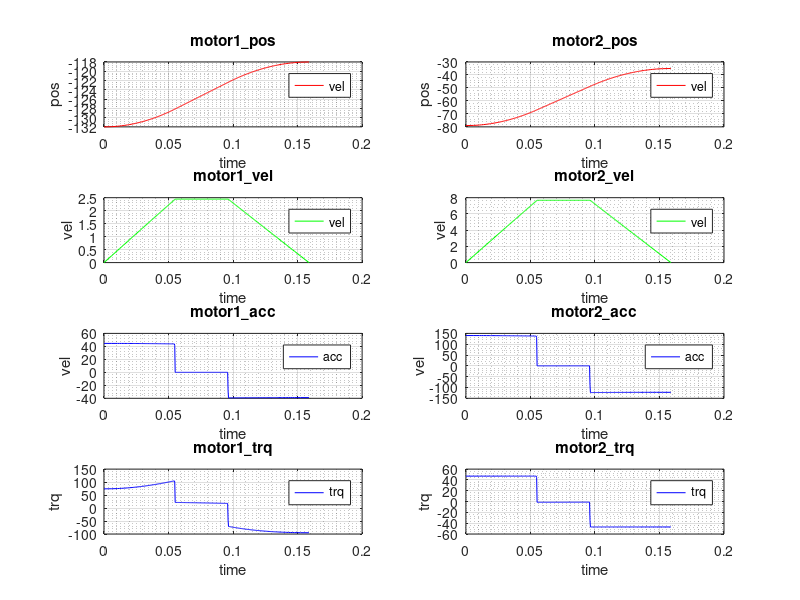

MATLAB code for this plot:
clf;clear;close all; clc;
deg2rad=pi/180;
 P1 = 1.0602, P2 = 0.2433, P3 = 0.2438, Jm1 = 0.6496;
 q1=-132*deg2rad;
 q2=-79*deg2rad;
 h1=P1-Jm1+P2+2*cos(q2)*P3;
 h2=P2+cos(q2)*P3;
 m1=P2+cos(q2)*P3;
 m2=P2;
 A=[h1,m1;h2,m2];
 Q=[q1,q2]
 dQ=[14*deg2rad,44*deg2rad]';
 A*dQ
 
% P1+P2+2*P3*cos(q2)
% P2+P3*cos(q2)



load('Test.txt')

A1_pos=14*Test(:,3)-132;
A2_pos=44*Test(:,3)-79;
A1_vel=14*Test(:,2)*deg2rad;
A2_vel=44*Test(:,2)*deg2rad;
A1_acc=14*Test(:,1)*deg2rad;
A2_acc=44*Test(:,1)*deg2rad;
T=Test(:,4);

%  P1 = 1.0602, P2 = 0.2433, P3 = 0.2438, Jm1 = 0.6496;

ddq1 = A1_acc;
ddq2 = A2_acc;
dq1 = A1_vel;
dq2 = A2_vel;
q1 = A1_pos*deg2rad;
q2 = A2_pos*deg2rad;
for i=1:301
    tau1(i) = (P1 - Jm1)*ddq1(i) + P2*(ddq1(i) + ddq2(i)) + P3*((2 * ddq1(i) + ddq2(i))*cos(q2(i)) - (dq2(i)*dq2(i) + 2 * dq1(i)*dq2(i))*sin(q2(i)));
    tau2(i) = P2*(ddq1(i) + ddq2(i)) + P3*(ddq1(i)*cos(q2(i))+dq1(i)*dq1(i)*sin(q2(i)));
end



figure(1)
subplot(4,2,1);
plot(T,A1_pos,'r');
legend('vel');
xlabel('time');
ylabel('pos');
title('motor1\_pos');
grid on;
grid minor;

subplot(4,2,3);
plot(T,A1_vel,'g');
legend('vel');
xlabel('time');
ylabel('vel');
title('motor1\_vel');
grid on;
grid minor;

subplot(4,2,5);
plot(T,A1_acc,'b');
legend('acc');
xlabel('time');
ylabel('vel');
title('motor1\_acc');
grid on;
grid minor;

subplot(4,2,7);
plot(T,tau1,'b');
legend('trq');
xlabel('time');
ylabel('trq');
title('motor1\_trq');
grid on;
grid minor;

subplot(4,2,2);
plot(T,A2_pos,'r');
legend('vel');
xlabel('time');
ylabel('pos');
title('motor2\_pos');
grid on;
grid minor;

subplot(4,2,4);
plot(T,A2_vel,'g');
legend('vel');
xlabel('time');
ylabel('vel');
title('motor2\_vel');
grid on;
grid minor;


subplot(4,2,6);
plot(T,A2_acc,'b');
legend('acc');
xlabel('time');
ylabel('vel');
title('motor2\_acc');
grid on;
grid minor;

subplot(4,2,8);
plot(T,tau2,'b');
legend('trq');
xlabel('time');
ylabel('trq');
title('motor2\_trq');
grid on;
grid minor;